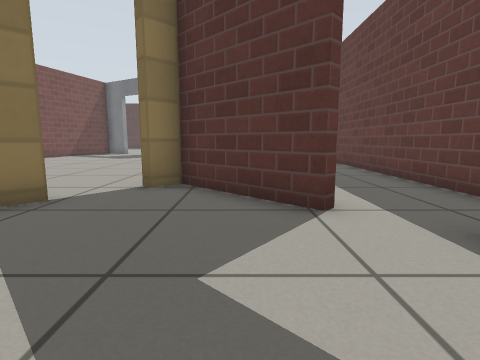
[1] (above)

16 first-person views from a walk through a world built for the Gazebo simulator. The camera is 0.5 m above the floor, tilts 8° down and sees 80° across. The floor is counted in squares, 0.5 m on a side. Each view is taken from the middle of a square. On the plan, view 1 faces up. The plan holds only what a view shows up to about 11 squares ahead; the rest is blank. The place goes on beyond the plan. Simple patterns stand in for the simulator's built-in surfaces.

[2]
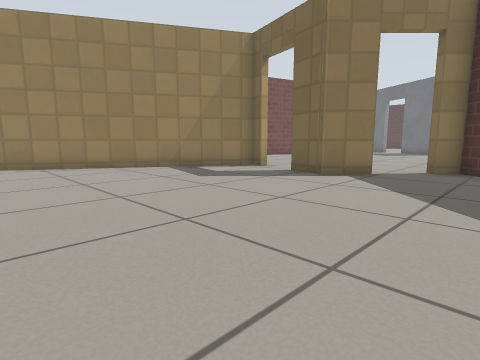

[3]
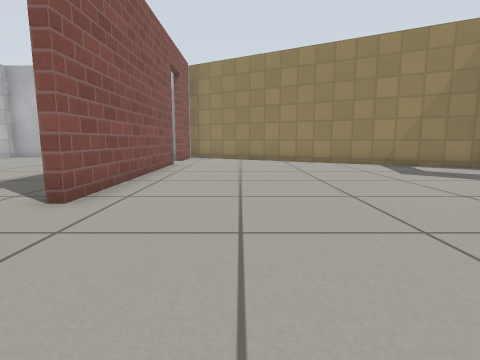

[4]
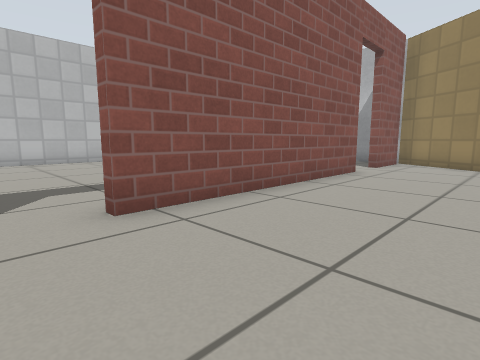

[5]
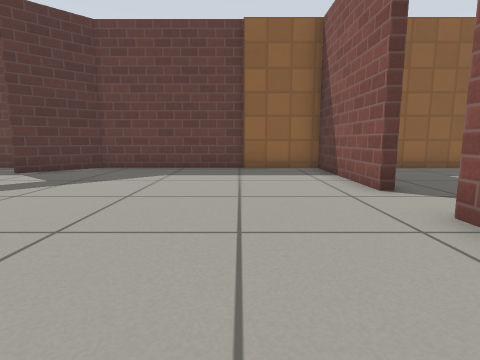

[6]
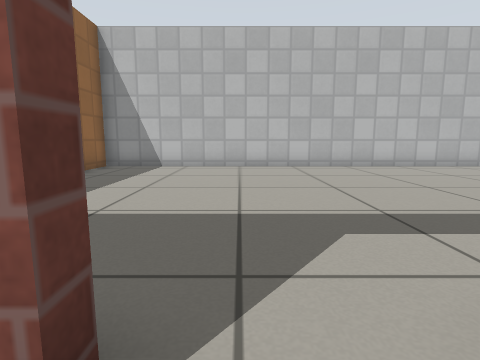

[7]
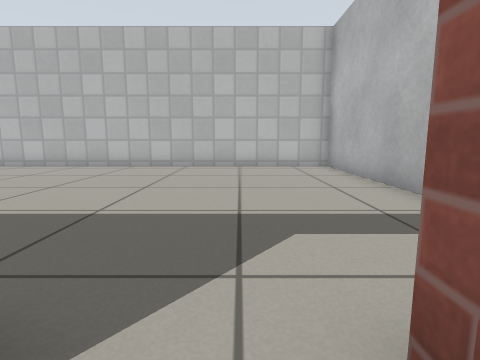

[8]
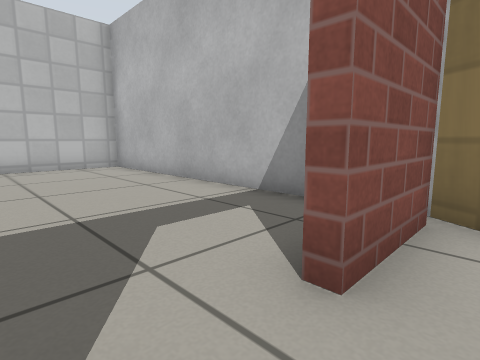

[9]
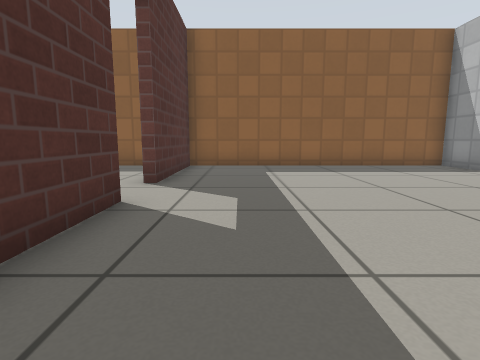

[10]
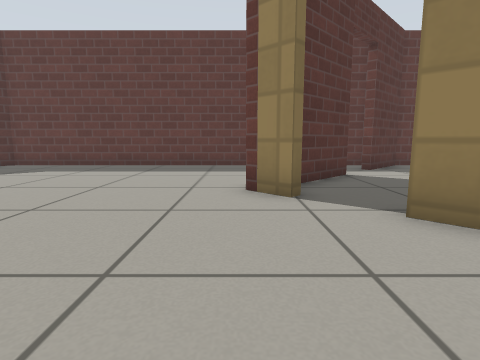

[11]
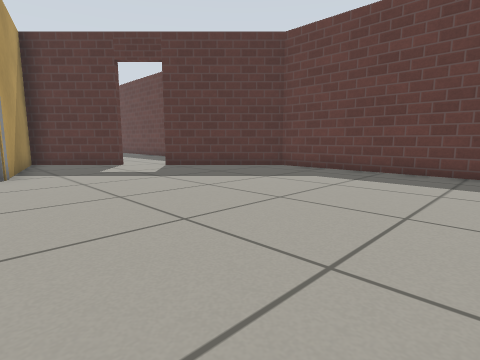

[12]
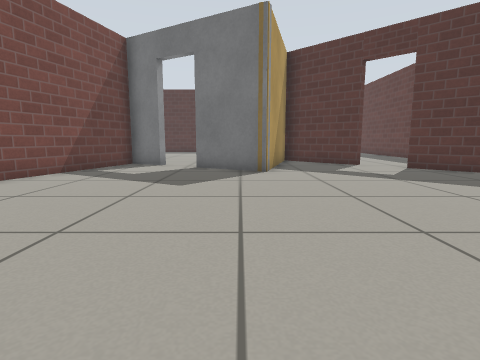

[13]
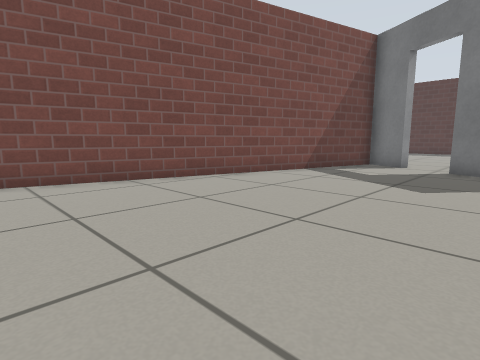

[14]
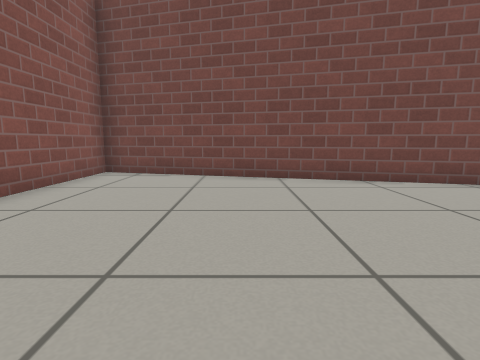

[15]
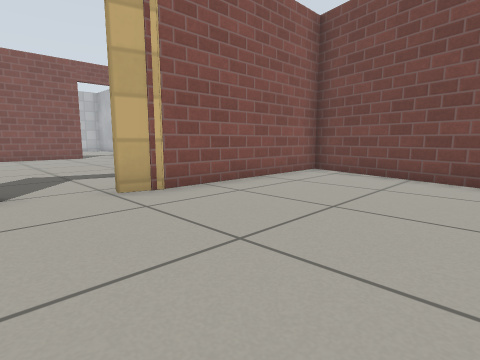

[16]
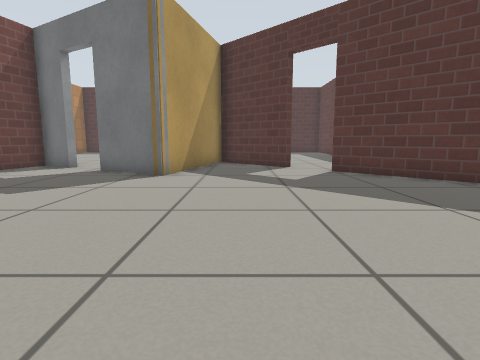

### Floor plan
Ten units are one square. View 1 is at (0, 0); x grows to the right and y downward. Boxes are objects, and circles mark ways between rooms. Rooms are numbered by the first view taken in them; rooms with no view inside come last. Other rooms are left out.
<svg viewBox="-149 -230 196 403">
<path fill="none" stroke="#000" d="M-5 68 42 68 42 -9 25 -27M-31 -47 -42 -35 -55 -39M-72 -43 -78 -45 -144 69M-100 68 -24 68M12 -39 -13 -65 -19 -59M-139 68 -116 68M-24 71 -49 71M-143 86 -143 168 42 168 42 71 -5 71M-21 -61 -13 -69M-40 -183 -42 -180 -66 -194M-39 -43 -33 -49M-80 -48 -71 -46M-81 -202 -95 -211 -139 -48 -76 -48M-3 -204 -24 -225M-29 -225 -41 -179M42 -21 42 -159 9 -191"/>
<circle cx="-105" cy="70" r="3" fill="#2a7"/>
<circle cx="-15" cy="70" r="3" fill="#2a7"/>
<circle cx="-20" cy="-60" r="3" fill="#2a7"/>
<circle cx="-30" cy="-50" r="3" fill="#2a7"/>
<circle cx="-65" cy="-40" r="3" fill="#2a7"/>
<circle cx="20" cy="-35" r="3" fill="#2a7"/>
<text x="-40" y="20">1</text>
<text x="-50" y="120">2</text>
<text x="-40" y="-120">3</text>
</svg>
Room 1 opens to room 2. Room 1 opens to room 3.

Where each view was taken, in squares from view 1:
view 1: 0 up, 0 right, facing up
view 2: 4 down, 0 right, facing up-left
view 3: 4 down, 2 right, facing left
view 4: 3 down, 1 left, facing down-left
view 5: 4 down, 6 left, facing right
view 6: 6 down, 1 left, facing down
view 7: 6 down, 11 left, facing down
view 8: 6 down, 10 left, facing down-left
view 9: 9 down, 7 left, facing right
view 10: 7 up, 7 left, facing right
view 11: 9 up, 5 left, facing up-right
view 12: 9 up, 5 left, facing up
view 13: 9 up, 5 left, facing up-left
view 14: 9 up, 5 left, facing left
view 15: 10 up, 5 left, facing down-left
view 16: 10 up, 2 left, facing up
